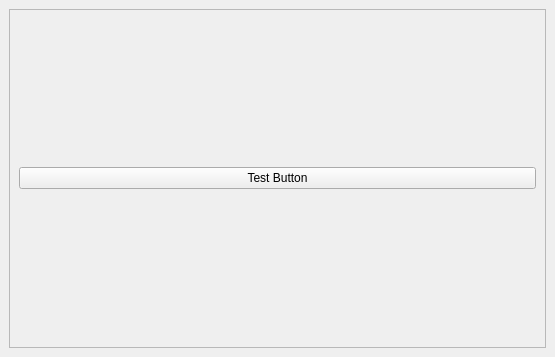
<?xml version="1.0" encoding="UTF-8"?>
<ui version="4.0">
 <class>StraightLineUtilDockWidgetBase</class>
 <widget class="QDockWidget" name="StraightLineUtilDockWidgetBase">
  <property name="geometry">
   <rect>
    <x>0</x>
    <y>0</y>
    <width>555</width>
    <height>357</height>
   </rect>
  </property>
  <property name="windowTitle">
   <string>Straight Line Util</string>
  </property>
  <widget class="QWidget" name="dockWidgetContents">
   <layout class="QVBoxLayout" name="verticalLayout">
    <item>
     <widget class="QScrollArea" name="scrollArea">
      <property name="widgetResizable">
       <bool>true</bool>
      </property>
      <widget class="QWidget" name="scrollAreaWidgetContents">
       <property name="geometry">
        <rect>
         <x>0</x>
         <y>0</y>
         <width>535</width>
         <height>312</height>
        </rect>
       </property>
       <layout class="QVBoxLayout" name="verticalLayout_2">
        <item>
         <widget class="QPushButton" name="testButton">
          <property name="text">
           <string>Test Button</string>
          </property>
         </widget>
        </item>
       </layout>
      </widget>
     </widget>
    </item>
   </layout>
  </widget>
 </widget>
 <resources/>
 <connections/>
</ui>
